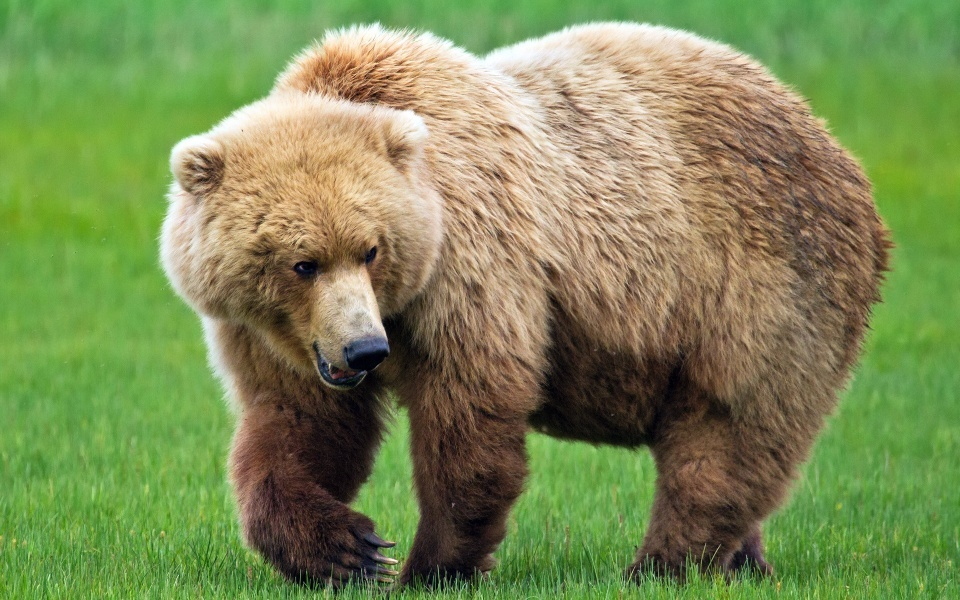
#> input picture Code/day1/bear.jpg, 960 x 600 px
$ python edge_find.py
#> lines starting #> are read from the running program, lines starting #| are printed output that depends on the picture; after the words box and inside, x2 and y2 are one past the last pixel; in counts of white or black regions, pixels touching at a corner belong together
import os
import cv2
import numpy as np

img=cv2.imread(os.path.join('.','bear.jpg'))
#> img is the input picture: shape (600, 960, 3); mean B, G, R 85, 137.8, 123.6
img_edge=cv2.Canny(img,100,200)
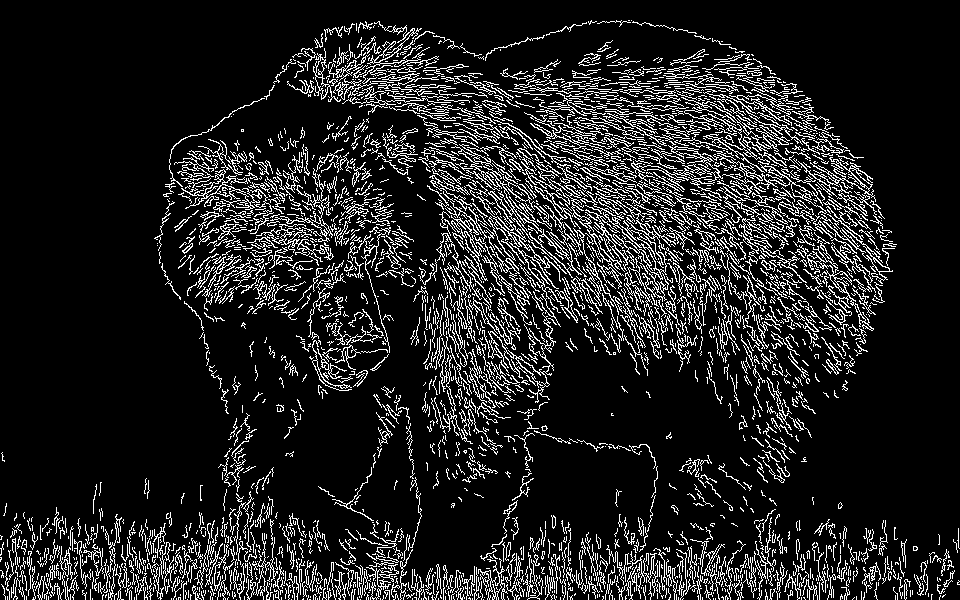
#> img_edge: shape (600, 960); 13% white in thin lines or dots
img_edge_d=cv2.dilate(img_edge,np.ones((3,3),dtype=np.int8))
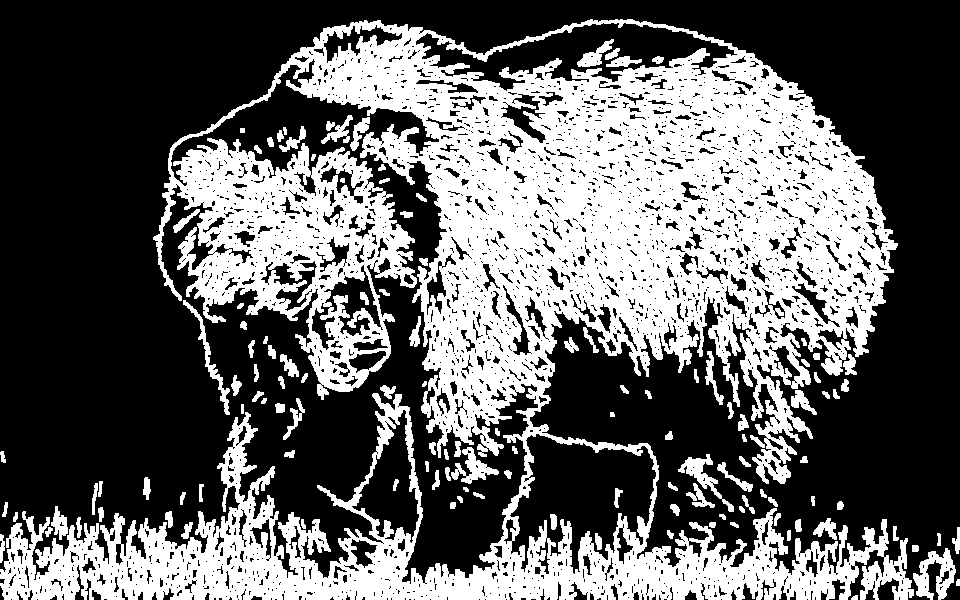
#> img_edge_d: shape (600, 960); 38.7% white; 127 white regions, largest, box (x1, y1, x2, y2) and area: (0, 19, 914, 600) 209872, (913, 548, 956, 600) 1084, (678, 454, 734, 512) 724
img_edge_e=cv2.erode(img_edge_d,np.ones((3,3),dtype=np.int8))
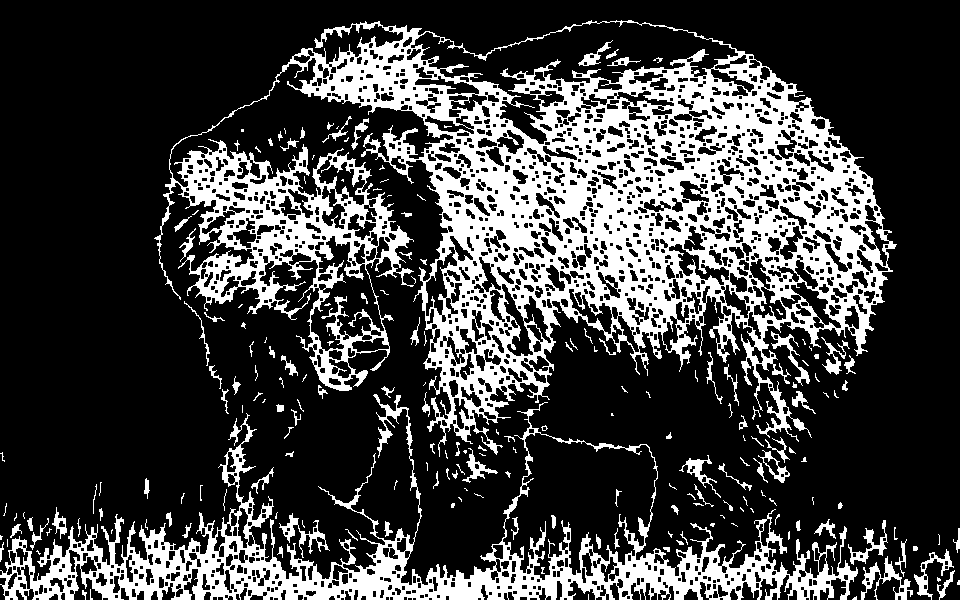
#> img_edge_e: shape (600, 960); 25.5% white; 206 white regions (100 under 20 px), largest, box (x1, y1, x2, y2) and area: (154, 20, 897, 457) 105592, (0, 394, 858, 600) 31297, (861, 556, 913, 600) 669

cv2.imshow('img',img)
cv2.imshow('img_edge',img_edge)
cv2.imshow('img_edge_d',img_edge_d)
cv2.imshow('img_edge_e',img_edge_e)

cv2.waitKey(0)
